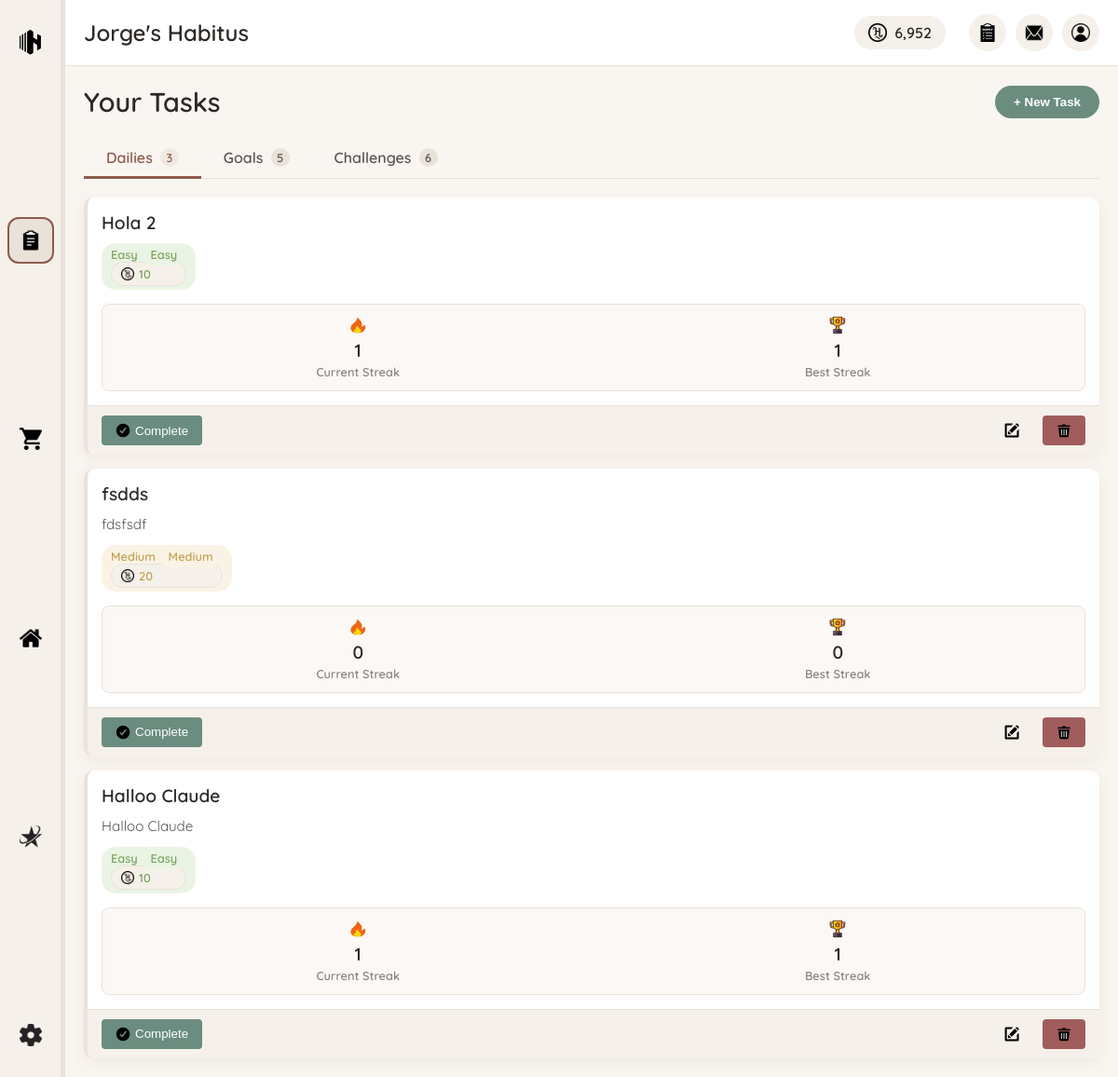
/pages/tasks.php (signed in), run on the app's committed database.
### tables this page shows
CREATE TABLE `users` (
  `id` int NOT NULL AUTO_INCREMENT,
  `username` varchar(50) NOT NULL,
  `email` varchar(100) NOT NULL,
  `password` varchar(255) NOT NULL,
  `hcoin` int DEFAULT '0',
  `subscription_type` enum('free','adfree','premium') DEFAULT 'free',
  `subscription_expires` datetime DEFAULT NULL,
  `theme` varchar(20) DEFAULT 'light',
  `language` varchar(10) DEFAULT 'en',
  `created_at` timestamp NULL DEFAULT CURRENT_TIMESTAMP,
  `last_login` timestamp NULL DEFAULT NULL,
  PRIMARY KEY (`id`),
  UNIQUE KEY `username` (`username`),
  UNIQUE KEY `email` (`email`)
);

CREATE TABLE `dailies` (
  `id` int NOT NULL AUTO_INCREMENT,
  `task_id` int NOT NULL,
  `current_streak` int DEFAULT '0',
  `highest_streak` int DEFAULT '0',
  `reset_time` time DEFAULT '00:00:00',
  `last_completed` date DEFAULT NULL,
  PRIMARY KEY (`id`),
  KEY `task_id` (`task_id`),
  CONSTRAINT `dailies_ibfk_1` FOREIGN KEY (`task_id`) REFERENCES `tasks` (`id`) ON DELETE CASCADE
);

CREATE TABLE `tasks` (
  `id` int NOT NULL AUTO_INCREMENT,
  `user_id` int NOT NULL,
  `type_id` int NOT NULL,
  `title` varchar(100) NOT NULL,
  `description` text,
  `difficulty` enum('easy','medium','hard','expert') DEFAULT 'medium',
  `duration` int DEFAULT NULL,
  `hcoin_reward` int NOT NULL,
  `is_custom` tinyint(1) DEFAULT '0',
  `created_at` timestamp NULL DEFAULT CURRENT_TIMESTAMP,
  `duration_backup` int DEFAULT NULL,
  PRIMARY KEY (`id`),
  KEY `user_id` (`user_id`),
  KEY `type_id` (`type_id`),
  CONSTRAINT `tasks_ibfk_1` FOREIGN KEY (`user_id`) REFERENCES `users` (`id`) ON DELETE CASCADE,
  CONSTRAINT `tasks_ibfk_2` FOREIGN KEY (`type_id`) REFERENCES `task_types` (`id`)
);

### php/include/functions.php (called while the page is built, shortened)
<?php
function getUserData($userId) {
    global $conn;
    $sql = "SELECT * FROM users WHERE id = ?";
    $stmt = $conn->prepare($sql);
    $stmt->execute([$userId]);
    if ($stmt->rowCount() > 0) {
        return $stmt->fetch();
    }
    return [];
}
function getUserDailies($userId) {
    global $conn;
    $sql = "SELECT t.id, t.title, t.description, t.hcoin_reward, t.difficulty, d.current_streak,
            d.highest_streak, d.reset_time, d.last_completed,
            IF(d.last_completed = CURDATE(), 1, 0) as completed
            FROM tasks t
            JOIN dailies d ON t.id = d.task_id
            WHERE t.user_id = ? AND t.type_id = (SELECT id FROM task_types WHERE name = 'Daily')
            ORDER BY d.reset_time, t.title";
    $stmt = $conn->prepare($sql);
    $stmt->execute([$userId]);
    $dailies = [];
    while ($row = $stmt->fetch()) {
        $dailies[] = $row;
    }
    return $dailies;
}
function getUserGoals($userId) {
    global $conn;
    $sql = "SELECT t.id, t.title, t.description, t.hcoin_reward, t.difficulty,
            g.deadline, g.use_subtasks,
            CASE
                WHEN g.use_subtasks = 1 AND EXISTS (
                    SELECT 1 FROM subtasks WHERE parent_task_id = t.id
                ) THEN (
                    -- For tasks with subtasks, check if ALL subtasks are completed
                    SELECT COUNT(*) = COUNT(CASE WHEN is_completed = 1 THEN 1 END)
                    FROM subtasks WHERE parent_task_id = t.id
                )
                WHEN g.progress = g.total_steps THEN 1
                ELSE 0
            END as completed
            FROM tasks t
            JOIN goals g ON t.id = g.task_id
            WHERE t.user_id = ? AND t.type_id = (SELECT id FROM task_types WHERE name = 'Goal')
            ORDER BY g.deadline, t.title";
    $stmt = $conn->prepare($sql);
    $stmt->execute([$userId]);
    $goals = [];
    while ($row = $stmt->fetch()) {
        $goals[] = $row;
    }
    return $goals;
}
function getUserChallenges($userId) {
    global $conn;
    $sql = "SELECT t.id, t.title, t.description, t.hcoin_reward, t.difficulty,
            c.start_date, c.end_date, c.is_completed as completed, c.use_subtasks
            FROM tasks t
            JOIN challenges c ON t.id = c.task_id
            WHERE t.user_id = ? AND t.type_id = (SELECT id FROM task_types WHERE name = 'Challenge')
            AND c.end_date >= CURDATE()
            ORDER BY c.end_date, t.title";
    $stmt = $conn->prepare($sql);
    $stmt->execute([$userId]);
    $challenges = [];
    while ($row = $stmt->fetch()) {
        $challenges[] = $row;
    }
    return $challenges;
}

### pages/tasks.php (the view, shortened to what this page needs)
<?php
require_once '../php/include/db_connect.php';
require_once '../php/include/functions.php';
$userData = getUserData($_SESSION['user_id']);
$userHCoins = $userData['hcoin'];
$userHabitusName = $userData['username'] . "'s Habitus";
$activeTab = isset($_GET['tab']) ? $_GET['tab'] : 'dailies';
$dailies = getUserDailies($_SESSION['user_id']);
$goals = getUserGoals($_SESSION['user_id']);
$challenges = getUserChallenges($_SESSION['user_id']);
?>
<!DOCTYPE html>
<html lang="en">
<head>
    <link rel="stylesheet" href="../css/main.css">
    <link rel="stylesheet" href="../css/components/sidebar.css">
    <link rel="stylesheet" href="../css/components/header.css">
    <link rel="stylesheet" href="../css/components/scrollbar.css">
    <link rel="stylesheet" href="../css/pages/tasks.css">
</head>
<body>
    <div class="main-container">
        <?php include '../php/include/sidebar.php'; ?>
        <div class="content-container">
            <?php include '../php/include/header.php'; ?>
            <div class="tasks-content">
                <div class="tasks-header">
                    <h1>Your Tasks</h1>
                    <button class="create-task-btn" id="create-task-button">+ New Task</button>
                </div>
                <div class="tasks-tabs">
                    <div class="tab <?php echo $activeTab === 'dailies' ? 'active' : ''; ?>"
                         onclick="changeTab('dailies')">
                        <span>Dailies</span>
                        <span class="task-count"><?php echo count($dailies); ?></span>
                    </div>
                    <div class="tab <?php echo $activeTab === 'goals' ? 'active' : ''; ?>"
                         onclick="changeTab('goals')">
                        <span>Goals</span>
                        <span class="task-count"><?php echo count($goals); ?></span>
                    </div>
                    <div class="tab <?php echo $activeTab === 'challenges' ? 'active' : ''; ?>"
                         onclick="changeTab('challenges')">
                        <span>Challenges</span>
                        <span class="task-count"><?php echo count($challenges); ?></span>
                    </div>
                </div>
                <div class="tab-content <?php echo $activeTab === 'dailies' ? 'active' : ''; ?>" id="dailies-tab">
                    <?php if (empty($dailies)): ?>
                        <div class="empty-tasks">
                            <p>You don't have any daily tasks yet.</p>
                            <button class="add-task-btn" onclick="openTaskModal('daily')">Add Your First Daily</button>
                        </div>
                    <?php else: ?>
                        <div class="tasks-list dailies-list">
                            <?php foreach ($dailies as $daily): ?>
                                <div class="task-item <?php echo $daily['completed'] ? 'completed' : ''; ?>">
                                    <div class="task-content">
                                        <div class="task-info">
                                            <h3><?php echo htmlspecialchars($daily['title']); ?></h3>
                                            <?php if (!empty($daily['description'])): ?>
                                                <p class="task-description"><?php echo htmlspecialchars($daily['description']); ?></p>
                                             <?php endif; ?>
                                             <div class="task-meta">
                                                <span class="difficulty <?php echo $daily['difficulty']; ?>">
                                                    <?php echo ucfirst($daily['difficulty']); ?>
                                                <span class="difficulty <?php echo isset($daily['difficulty']) ? $daily['difficulty'] : 'medium'; ?>">
                                                    <?php echo ucfirst(isset($daily['difficulty']) ? $daily['difficulty'] : 'medium'); ?>
                                                 </span>
                                                 <span class="reward">
                                                     <img src="../images/icons/hcoin-icon-light.webp" alt="HCoin">
                                                    <?php echo $daily['hcoin_reward']; ?>
                                                </span>
                                            </div>
                                        </div>
                                        <div class="task-stats">
                                            <div class="streak">
                                                <img src="../images/icons/streak.webp" alt="Streak">
                                                <span><?php echo $daily['current_streak']; ?></span>
                                                <span class="label">Current Streak</span>
                                            </div>
                                            <div class="best-streak">
                                                <img src="../images/icons/best-streak.webp" alt="Best">
                                                <span><?php echo $daily['highest_streak']; ?></span>
                                                <span class="label">Best Streak</span>
                                            </div>
                                        </div>
                                    </div>
                                    <div class="task-actions">
                                        <?php if ($daily['completed']): ?>
                                            <button class="complete-btn done" disabled>
                                                <img src="../images/icons/check.webp" alt="Done">
                                                Completed
                                            </button>
                                        <?php else: ?>
                                            <button class="complete-btn" onclick="completeTask(<?php echo $daily['id']; ?>, 'daily')">
                                                <img src="../images/icons/check.webp" alt="Complete">
                                                Complete
                                            </button>
                                        <?php endif; ?>
                                        <button class="edit-btn" onclick="openTaskModal('daily', <?php echo $daily['id']; ?>)">
                                            <img src="../images/icons/edit-icon-light.webp" alt="Edit">
                                        </button>
                                        <button class="delete-btn" onclick="showDeleteConfirmation(<?php echo $daily['id']; ?>, 'daily')">
                                            <img src="../images/icons/trash.webp" alt="Delete">
                                        </button>
                                    </div>
                                </div>
                            <?php endforeach; ?>
                        </div>
                    <?php endif; ?>
                </div>
            </div>
        </div>
    </div>
</body>
</html>

### php/include/header.php (shortened to what this page needs)
<header class="main-header">
    <div class="user-info">
        <h1 class="habitus-name"><?php echo htmlspecialchars($userHabitusName); ?></h1>
    </div>
    <div class="user-actions">
        <div class="hcoin-balance">
            <img src="../images/icons/hcoin-icon-light.webp" alt="HCoin">
            <span><?php echo number_format($userHCoins); ?></span>
        </div>
        <a href="survey.php" class="survey-button" title="Improve with feedback">
            <img src="../images/icons/survey-icon-light.webp" alt="Survey">
        </a>
        <div class="messages-button" id="messages-toggle" title="Notifications">
            <img src="../images/icons/messages-icon-light.webp" alt="Messages">
        </div>
        <a href="profile.php" class="profile-button" title="Profile settings">
            <img src="../images/icons/profile-icon-light.webp" alt="Profile">
        </a>
    </div>
</header>

### data on the page
users: username "Jorge's Habitus", hcoin "6,952"
dailies: task.title "Hola 2", task.difficulty "Easy", task.hcoin_reward "10", current_streak "1", highest_streak "1"
dailies: task.title "fsdds", task.description "fdsfsdf", task.difficulty "Medium", task.hcoin_reward "20", current_streak "0", highest_streak "0"
dailies: task.title "Halloo Claude", task.description "Halloo Claude", task.difficulty "Easy", task.hcoin_reward "10", current_streak "1", highest_streak "1"

### other printed values
count($dailies) "3"
count($goals) "5"
count($challenges) "6"
